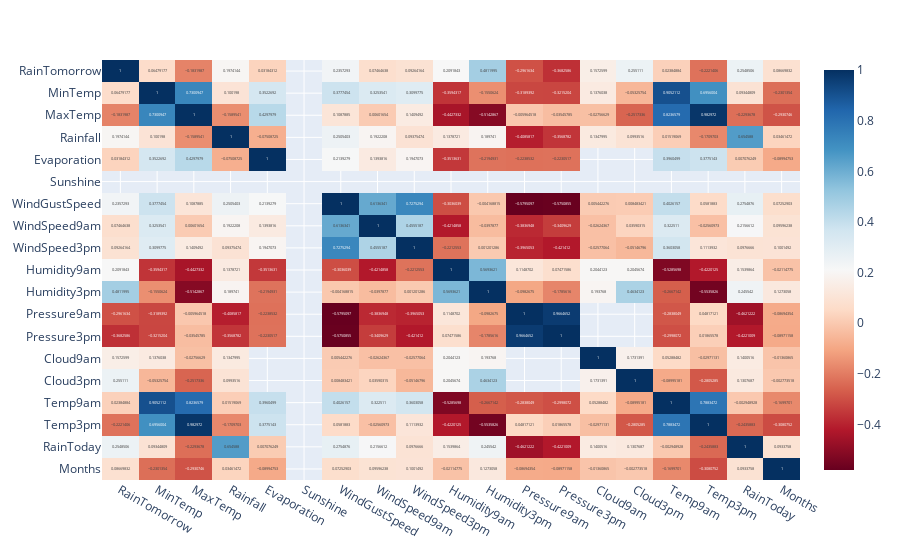

Notebook code for this chart:
### Code cell
fig_lau = px.imshow(df_lau.corr(), text_auto = True, aspect = 'auto', color_continuous_scale='RdBu')
fig_lau.show()

### Figure 1 — Plotly figure (JSON) as saved in the notebook; plotly's stock layout.template omitted (floating-point values rounded to 4 significant figures; data arrays with more than 128 entries replaced by an {"elided": "..."} marker saying what was removed)
{"data": [{"coloraxis": "coloraxis", "hovertemplate": "x: %{x}<br>y: %{y}<br>color: %{z}<extra></extra>", "name": "0", "texttemplate": "%{z}", "type": "heatmap", "x": ["RainTomorrow", "MinTemp", "MaxTemp", "Rainfall", "Evaporation", "Sunshine", "WindGustSpeed", "WindSpeed9am", "WindSpeed3pm", "Humidity9am", "Humidity3pm", "Pressure9am", "Pressure3pm", "Cloud9am", "Cloud3pm", "Temp9am", "Temp3pm", "RainToday", "Months"], "xaxis": "x", "y": ["RainTomorrow", "MinTemp", "MaxTemp", "Rainfall", "Evaporation", "Sunshine", "WindGustSpeed", "WindSpeed9am", "WindSpeed3pm", "Humidity9am", "Humidity3pm", "Pressure9am", "Pressure3pm", "Cloud9am", "Cloud3pm", "Temp9am", "Temp3pm", "RainToday", "Months"], "yaxis": "y", "z": {"elided": "19x19 float values"}}], "layout": {"coloraxis": {"colorscale": [[0, "rgb(103,0,31)"], [0.1, "rgb(178,24,43)"], [0.2, "rgb(214,96,77)"], [0.3, "rgb(244,165,130)"], [0.4, "rgb(253,219,199)"], [0.5, "rgb(247,247,247)"], [0.6, "rgb(209,229,240)"], [0.7, "rgb(146,197,222)"], [0.8, "rgb(67,147,195)"], [0.9, "rgb(33,102,172)"], [1, "rgb(5,48,97)"]]}, "margin": {"t": 60}, "xaxis": {"anchor": "y", "domain": [0, 1]}, "yaxis": {"anchor": "x", "autorange": "reversed", "domain": [0, 1]}}}
